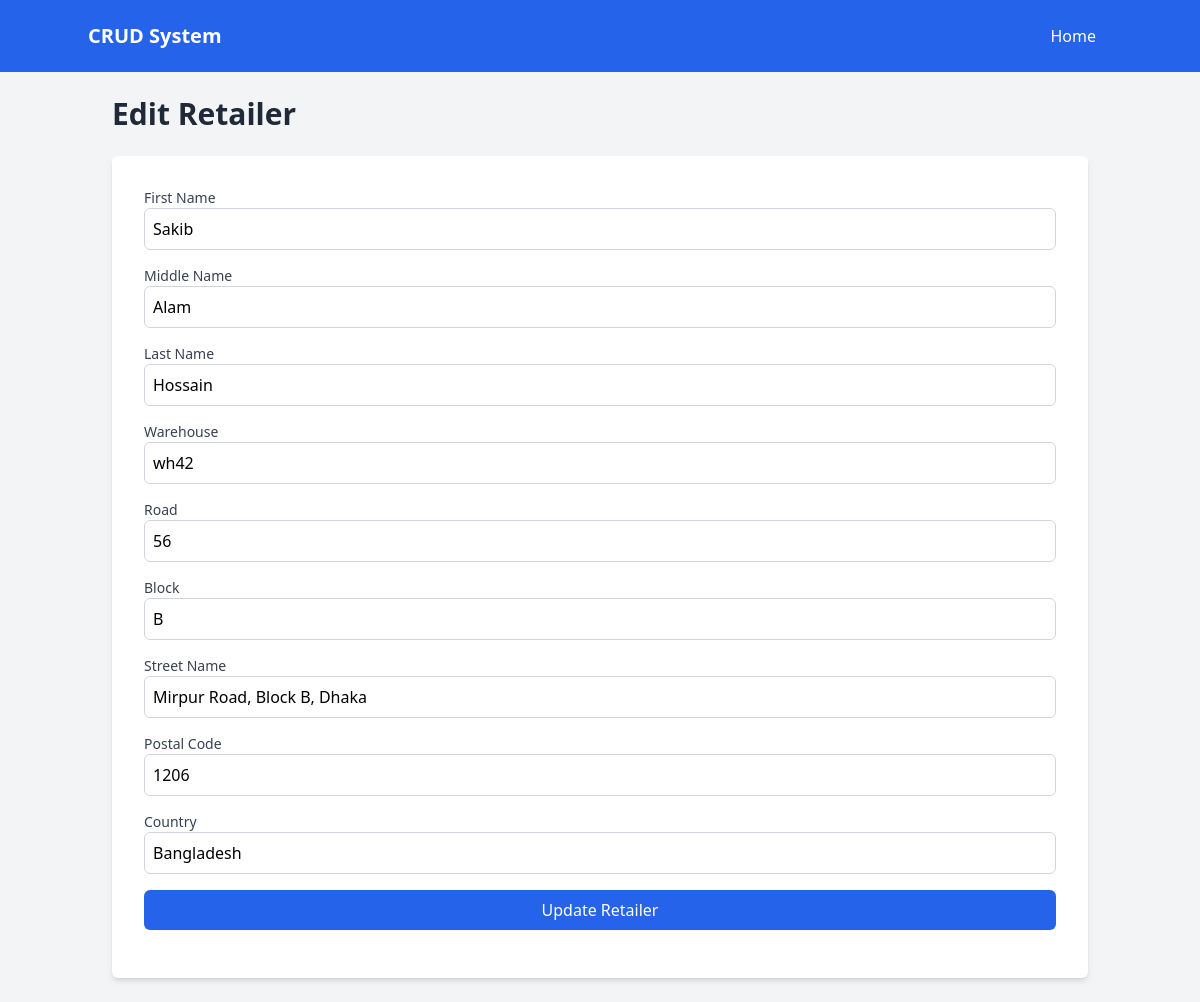
The app's page /edituser.php?id=2 with its own data.
### tables this page shows
CREATE TABLE `retailers` (
  `retailer_id` int(11) NOT NULL,
  `first_name` varchar(100) NOT NULL,
  `middle_name` varchar(100) DEFAULT NULL,
  `last_name` varchar(100) NOT NULL,
  `warehouse` varchar(255) NOT NULL,
  `road` varchar(255) NOT NULL,
  `block` varchar(255) NOT NULL,
  `street_name` varchar(255) NOT NULL,
  `postal_code` varchar(20) NOT NULL,
  `country` varchar(100) NOT NULL
);

### edituser.php (the view, shortened to what this page needs)
<?php
include 'config.php';
if (isset($_GET['id'])) {
    $retailer_id = $_GET['id'];
    $sql = "SELECT * FROM retailers WHERE retailer_id = '$retailer_id'";
    $result = mysqli_query($conn, $sql);
    $row = mysqli_fetch_assoc($result);
}
?>
<!DOCTYPE html>
<html lang="en">
<head>
    <script src="https://cdn.tailwindcss.com"></script>
</head>
<body class="bg-gray-100 font-sans leading-normal tracking-normal">
    <nav class="bg-blue-600 p-4">
        <div class="container mx-auto flex justify-between items-center">
            <a href="index.php" class="text-white text-xl font-bold">CRUD System</a>
            <a href="index.php" class="text-white px-4 py-2">Home</a>
        </div>
    </nav>
    <div class="container mx-auto p-6">
        <h1 class="text-3xl font-bold text-gray-800 mb-6">Edit Retailer</h1>
        <form action="edituser.php" method="POST" class="bg-white p-8 rounded-md shadow-md">
            <div class="mb-4">
                <label for="first_name" class="block text-sm font-medium text-gray-700">First Name</label>
                <input type="text" id="first_name" name="first_name" class="w-full p-2 border border-gray-300 rounded-md" value="<?= $row['first_name']; ?>" required>
            </div>
            <div class="mb-4">
                <label for="middle_name" class="block text-sm font-medium text-gray-700">Middle Name</label>
                <input type="text" id="middle_name" name="middle_name" class="w-full p-2 border border-gray-300 rounded-md" value="<?= $row['middle_name']; ?>">
            </div>
            <div class="mb-4">
                <label for="last_name" class="block text-sm font-medium text-gray-700">Last Name</label>
                <input type="text" id="last_name" name="last_name" class="w-full p-2 border border-gray-300 rounded-md" value="<?= $row['last_name']; ?>" required>
            </div>
            <div class="mb-4">
                <label for="warehouse" class="block text-sm font-medium text-gray-700">Warehouse</label>
                <input type="text" id="warehouse" name="warehouse" class="w-full p-2 border border-gray-300 rounded-md" value="<?= $row['warehouse']; ?>" required>
            </div>
            <div class="mb-4">
                <label for="road" class="block text-sm font-medium text-gray-700">Road</label>
                <input type="text" id="road" name="road" class="w-full p-2 border border-gray-300 rounded-md" value="<?= $row['road']; ?>" required>
            </div>
            <div class="mb-4">
                <label for="block" class="block text-sm font-medium text-gray-700">Block</label>
                <input type="text" id="block" name="block" class="w-full p-2 border border-gray-300 rounded-md" value="<?= $row['block']; ?>" required>
            </div>
            <div class="mb-4">
                <label for="street_name" class="block text-sm font-medium text-gray-700">Street Name</label>
                <input type="text" id="street_name" name="street_name" class="w-full p-2 border border-gray-300 rounded-md" value="<?= $row['street_name']; ?>" required>
            </div>
            <div class="mb-4">
                <label for="postal_code" class="block text-sm font-medium text-gray-700">Postal Code</label>
                <input type="text" id="postal_code" name="postal_code" class="w-full p-2 border border-gray-300 rounded-md" value="<?= $row['postal_code']; ?>" required>
            </div>
            <div class="mb-4">
                <label for="country" class="block text-sm font-medium text-gray-700">Country</label>
                <input type="text" id="country" name="country" class="w-full p-2 border border-gray-300 rounded-md" value="<?= $row['country']; ?>" required>
            </div>
            <div class="mb-4">
                <button type="submit" class="w-full bg-blue-600 text-white p-2 rounded-md">Update Retailer</button>
            </div>
        </form>
    </div>
</body>
</html>

### records on screen
retailers: first_name "Sakib", middle_name "Alam", last_name "Hossain", warehouse "wh42", road "56", block "B", street_name "Mirpur Road, Block B, Dhaka", postal_code "1206", country "Bangladesh"
